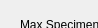
          <widget class="QWidget" name="page_16">
           <property name="geometry">
            <rect>
             <x>0</x>
             <y>0</y>
             <width>98</width>
             <height>28</height>
            </rect>
           </property>
           <attribute name="label">
            <string>Cryo-TEM Tomo</string>
           </attribute>
           <widget class="QWidget" name="layoutWidget">
            <property name="geometry">
             <rect>
              <x>20</x>
              <y>10</y>
              <width>371</width>
              <height>261</height>
             </rect>
            </property>
            <layout class="QGridLayout" name="gridLayout_24">
             <item row="0" column="0">
              <widget class="QLabel" name="MaxSpecimenThickness_CryoTomo_2">
               <property name="text">
                <string>Max Specimen Thickness</string>
               </property>
              </widget>
             </item>
             <item row="0" column="1">
              <widget class="QLineEdit" name="MaxSpecimenThickness_Text_CryoTomo_2"/>
             </item>
             <item row="0" column="2">
              <widget class="QLabel" name="MaxSpecimenThickness_Measurement_CryoTomo_2">
               <property name="text">
                <string>nm</string>
               </property>
              </widget>
             </item>
             <item row="1" column="0">
              <widget class="QLabel" name="MaxFidecialSize_CryoTomo_2">
               <property name="text">
                <string>Max Fiducial Size</string>
               </property>
              </widget>
             </item>
             <item row="1" column="1">
              <widget class="QLineEdit" name="MaxFidecialSize_Text_CryoTomo_2"/>
             </item>
             <item row="1" column="2">
              <widget class="QLabel" name="MaxFiducialSize_Measurement_CryoTomo_2">
               <property name="text">
                <string>nm</string>
               </property>
              </widget>
             </item>
             <item row="2" column="0">
              <widget class="QLabel" name="Dose_CryoTomo_2">
               <property name="text">
                <string>Dose</string>
               </property>
              </widget>
             </item>
             <item row="2" column="1">
              <widget class="QLineEdit" name="Dose_Text_CryoTomo_2"/>
             </item>
             <item row="2" column="2">
              <widget class="QLabel" name="Dose_Measurement_CryoTomo_2">
               <property name="text">
                <string>e/A^2</string>
               </property>
              </widget>
             </item>
             <item row="3" column="0">
              <widget class="QComboBox" name="Camera_CryoTEMTomo_2">
               <property name="currentIndex">
                <number>0</number>
               </property>
               <item>
                <property name="text">
                 <string>Camera</string>
                </property>
               </item>
               <item>
                <property name="text">
                 <string>AMT</string>
                </property>
               </item>
               <item>
                <property name="text">
                 <string>Pre-GIF Gatan</string>
                </property>
               </item>
               <item>
                <property name="text">
                 <string>GIF Gatan</string>
                </property>
               </item>
              </widget>
             </item>
             <item row="4" column="0">
              <widget class="QLabel" name="EnergyFilterSlitSize_CryoTomo_2">
               <property name="text">
                <string>Energy Filter Slit Size</string>
               </property>
              </widget>
             </item>
             <item row="4" column="1">
              <widget class="QLineEdit" name="EnergyFilterSlitSize_Text_CryoTomo_2"/>
             </item>
             <item row="4" column="2">
              <widget class="QLabel" name="EnergyFilterSlit_Measurement_CryoTEMTomo_2">
               <property name="text">
                <string>eV</string>
               </property>
              </widget>
             </item>
             <item row="5" column="0">
              <widget class="QComboBox" name="AcquisitionSoftware_CryoTomo_2">
               <item>
                <property name="text">
                 <string>Acquisition Software</string>
                </property>
               </item>
               <item>
                <property name="text">
                 <string>Xplore 3D</string>
                </property>
               </item>
               <item>
                <property name="text">
                 <string>Serial EM</string>
                </property>
               </item>
               <item>
                <property name="text">
                 <string>UCSF Tomo</string>
                </property>
               </item>
               <item>
                <property name="text">
                 <string>Leginon </string>
                </property>
               </item>
               <item>
                <property name="text">
                 <string>TOM Toolbox</string>
                </property>
               </item>
               <item>
                <property name="text">
                 <string>EPU</string>
                </property>
               </item>
               <item>
                <property name="text">
                 <string>Digital Micrograph</string>
                </property>
               </item>
               <item>
                <property name="text">
                 <string>TIA</string>
                </property>
               </item>
               <item>
                <property name="text">
                 <string>AMT</string>
                </property>
               </item>
               <item>
                <property name="text">
                 <string>Hitachi SEM</string>
                </property>
               </item>
               <item>
                <property name="text">
                 <string>AIM</string>
                </property>
               </item>
               <item>
                <property name="text">
                 <string>Zen</string>
                </property>
               </item>
               <item>
                <property name="text">
                 <string>Leica</string>
                </property>
               </item>
              </widget>
             </item>
             <item row="6" column="0">
              <widget class="QLabel" name="CsValue_CryoTomo_2">
               <property name="text">
                <string>Cs Value</string>
               </property>
              </widget>
             </item>
             <item row="6" column="1">
              <widget class="QLineEdit" name="CsValue_Text_CryoTomo_2"/>
             </item>
             <item row="6" column="2">
              <widget class="QLabel" name="CsValue_Measurement_CryoTomo_2">
               <property name="text">
                <string>mm</string>
               </property>
              </widget>
             </item>
             <item row="7" column="0">
              <widget class="QLabel" name="Voltage_CryoTomo_2">
               <property name="text">
                <string>Voltage</string>
               </property>
              </widget>
             </item>
             <item row="7" column="1">
              <widget class="QLineEdit" name="Voltage_Text_CryoTomo_2"/>
             </item>
             <item row="7" column="2">
              <widget class="QLabel" name="Voltage_Measurement_CryoTomo_2">
               <property name="text">
                <string>Kv</string>
               </property>
              </widget>
             </item>
            </layout>
           </widget>
          </widget>
